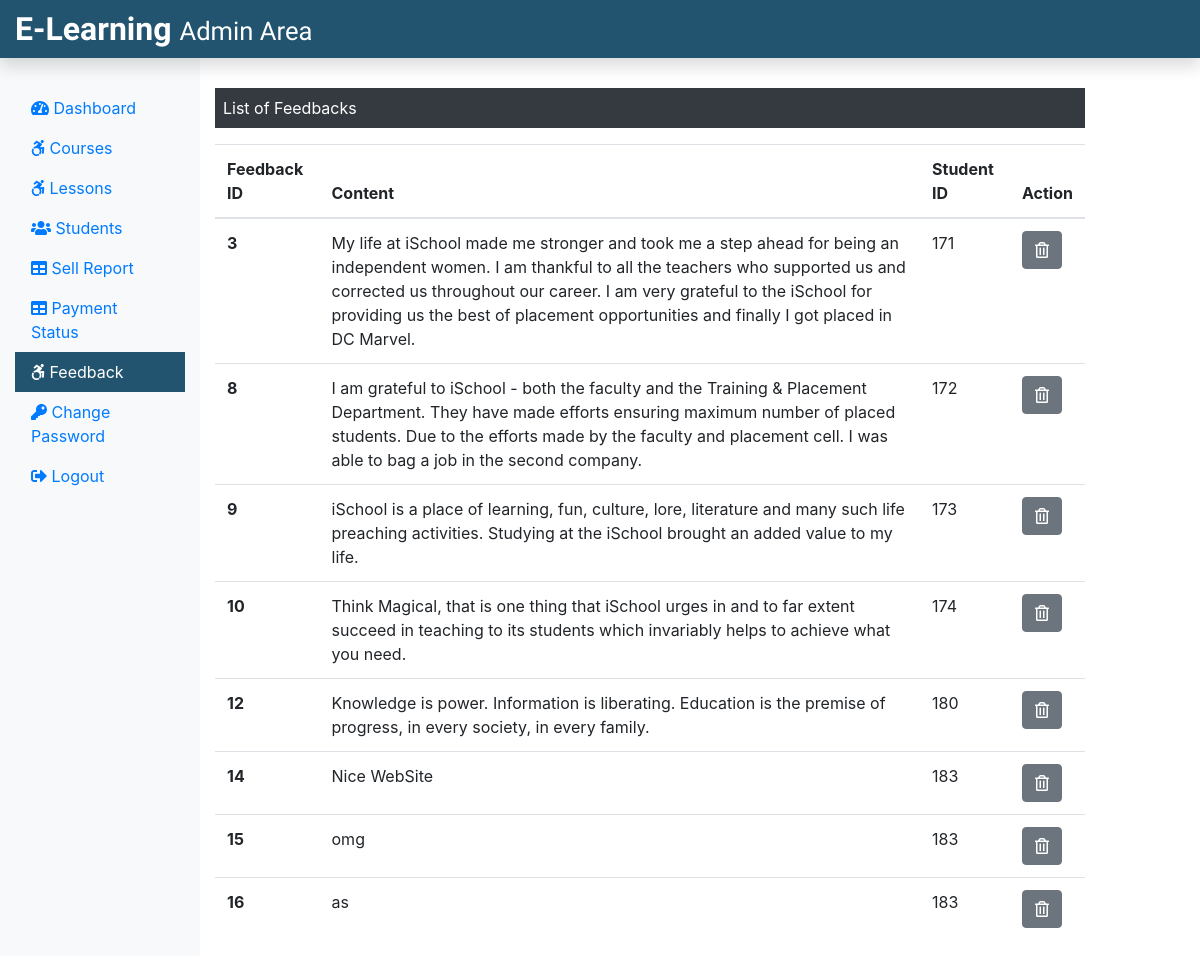
The app's page /Admin/feedback.php (signed in), older data.
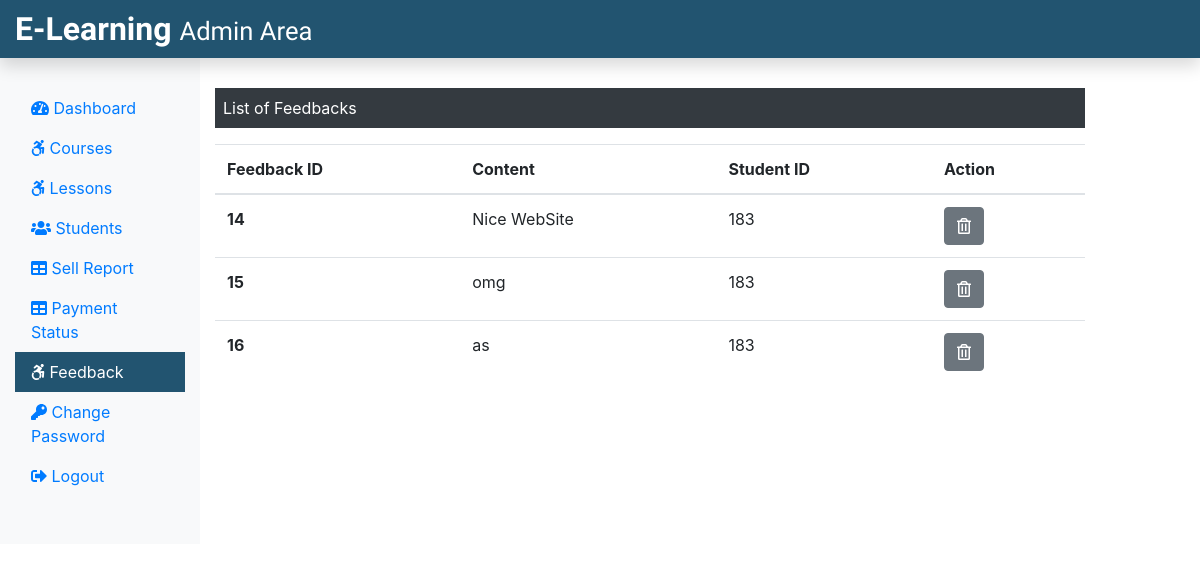
The same page, newer data.
### tables this page shows
CREATE TABLE `feedback` (
  `f_id` int(11) NOT NULL,
  `f_content` text NOT NULL,
  `stu_id` int(11) NOT NULL
);

### Admin/feedback.php (the view, shortened to what this page needs)
<?php
include('./adminInclude/header.php');
include('../dbConnection.php');
?>
  <div class="col-sm-9 mt-5">
    <p class=" bg-dark text-white p-2">List of Feedbacks</p>
    <?php
      $sql = "SELECT * FROM feedback";
      $result = $conn->query($sql);
      if($result->num_rows > 0){
       echo '<table class="table">
       <thead>
        <tr>
         <th scope="col">Feedback ID</th>
         <th scope="col">Content</th>
         <th scope="col">Student ID</th>
         <th scope="col">Action</th>
        </tr>
       </thead>
       <tbody>';
        while($row = $result->fetch_assoc()){
          echo '<tr>';
          echo '<th scope="row">'.$row["f_id"].'</th>';
          echo '<td>'. $row["f_content"].'</td>';
          echo '<td>'.$row["stu_id"].'</td>';
          echo '<td><form action="" method="POST" class="d-inline"><input type="hidden" name="id" value='. $row["f_id"] .'><button type="submit" class="btn btn-secondary" name="delete" value="Delete"><i class="far fa-trash-alt"></i></button></form></td>
         </tr>';
        }
        echo '</tbody>
        </table>';
      } else {
        echo "0 Result";
      }
     ?>
  </div>
 </div>
</div>
<?php
include('./adminInclude/footer.php');
?>

### Admin/adminInclude/header.php (shortened to what this page needs)
<!DOCTYPE html>
<html lang="en">
<head>
 <link rel="stylesheet" href="../css/bootstrap.min.css">
 <link rel="stylesheet" href="../css/all.min.css">
 <link rel="stylesheet" href="../css/adminstyle.css">
</head>
<body>
 <nav class="navbar navbar-dark fixed-top p-0 shadow" style="background-color: #225470;">
  <a class="navbar-brand col-sm-3 col-md-2 mr-0" href="adminDashboard.php">E-Learning <small class="text-white">Admin Area</small></a>
 </nav>
 <div class="container-fluid mb-5" style="margin-top:40px;">
  <div class="row">
   <nav class="col-sm-3 col-md-2 bg-light sidebar py-5 d-print-none">
    <div class="sidebar-sticky">
     <ul class="nav flex-column">
      <li class="nav-item">
       <a class="nav-link <?php if(PAGE == 'dashboard') {echo 'active';} ?>" href="adminDashboard.php">
        <i class="fas fa-tachometer-alt"></i>
        Dashboard
       </a>
      </li>
      <li class="nav-item">
       <a class="nav-link <?php if(PAGE == 'courses') {echo 'active';} ?>" href="courses.php">
        <i class="fab fa-accessible-icon"></i>
        Courses
       </a>
      </li>
      <li class="nav-item">
       <a class="nav-link <?php if(PAGE == 'lessons') {echo 'active';} ?>" href="lessons.php">
        <i class="fab fa-accessible-icon"></i>
        Lessons
       </a>
      </li>
      <li class="nav-item">
       <a class="nav-link <?php if(PAGE == 'students') {echo 'active';} ?>" href="students.php">
        <i class="fas fa-users"></i>
        Students
       </a>
      </li>
      <li class="nav-item">
       <a class="nav-link <?php if(PAGE == 'sellreport') {echo 'active';} ?>" href="sellReport.php">
        <i class="fas fa-table"></i>
        Sell Report
       </a>
      </li>
      <li class="nav-item">
       <a class="nav-link <?php if(PAGE == 'paymentstatus') {echo 'active';} ?>" href="adminPaymentStatus.php">
        <i class="fas fa-table"></i>
        Payment Status
       </a>
      </li>
      <li class="nav-item">
       <a class="nav-link <?php if(PAGE == 'feedback') {echo 'active';} ?>" href="feedback.php">
        <i class="fab fa-accessible-icon"></i>
        Feedback
       </a>
      </li>
      <li class="nav-item">
       <a class="nav-link <?php if(PAGE == 'changepass') {echo 'active';} ?>" href="adminChangePass.php">
        <i class="fas fa-key"></i>
        Change Password
       </a>
      </li>
      <li class="nav-item">
       <a class="nav-link" href="../logout.php">
        <i class="fas fa-sign-out-alt"></i>
        Logout
       </a>
      </li>
     </ul>
    </div>
   </nav>

### Admin/adminInclude/footer.php (shortened to what this page needs)
</body>
</html>

### css/adminstyle.css (style rules this page uses)
.navbar-brand { font-family: "Ubuntu", sans-serif; font-size: 2em; font-weight: bold; color: #fff; }
.active { background-color: #225470; color: #fff; }

Row changes from the older to the newer data that the page shows:
removed feedback: f_id "3", f_content "My life at iSchool made me stronger and took me a step ahead for being an independent women. I am thankful to all the teachers who supported us and corrected us throughout our career. I am very grateful to the iSchool for providing us the best of placement opportunities and finally I got placed in DC Marvel.", stu "171"
removed feedback: f_id "8", f_content "I am grateful to iSchool - both the faculty and the Training & Placement Department. They have made efforts ensuring maximum number of placed students. Due to the efforts made by the faculty and placement cell. I was able to bag a job in the second company.", stu "172"
removed feedback: f_id "9", f_content "iSchool is a place of learning, fun, culture, lore, literature and many such life preaching activities. Studying at the iSchool brought an added value to my life.", stu "173"
removed feedback: f_id "10", f_content "Think Magical, that is one thing that iSchool urges in and to far extent succeed in teaching to its students which invariably helps to achieve what you need.", stu "174"
removed feedback: f_id "12", f_content "Knowledge is power. Information is liberating. Education is the premise of progress, in every society, in every family.", stu "180"
